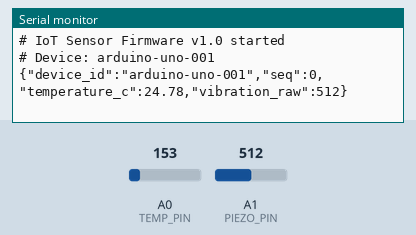
Recording of a sketch running on a simulated Arduino Uno, built with avr-gcc and run on an emulated ATmega328P. Shown: the last lines printed to the serial monitor. Inputs (shaded band) come from the test bench; at power-on: A0 (TEMP_PIN) = 153, A1 (PIEZO_PIN) = 512.

Above: at 1.8 s.
1.9 s: A0 (TEMP_PIN) set to 165
At 2.6 s:
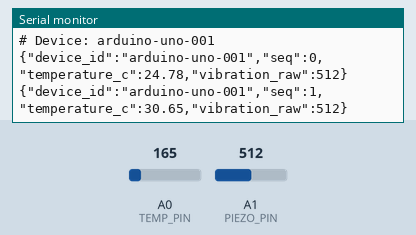
3.4 s: A1 (PIEZO_PIN) set to 716
At 4.7 s:
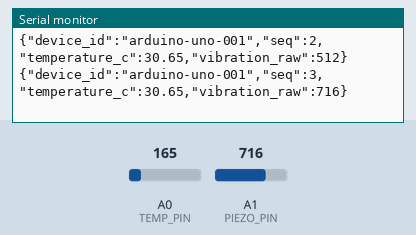
4.9 s: A0 (TEMP_PIN) set to 175
At 5.8 s:
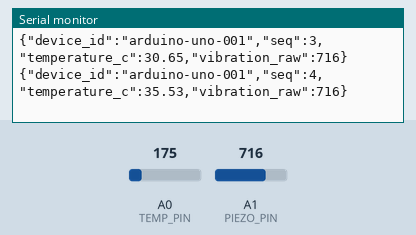
6.4 s: A1 (PIEZO_PIN) set to 900
At 7.6 s:
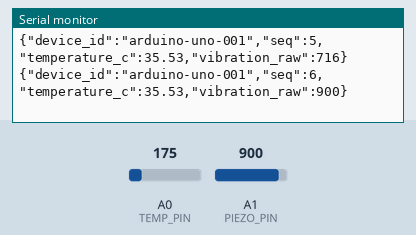
Timing chart, 0 to 8.9 s (numbered marks = the images above; inputs shaded):
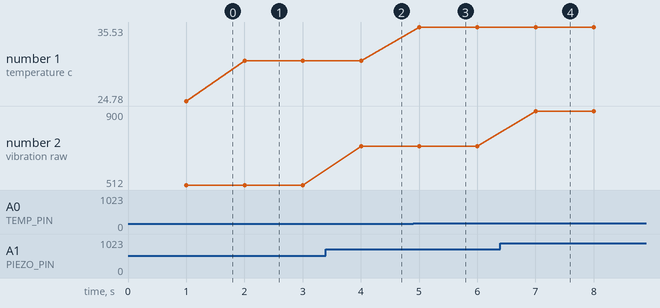

The sketch:

sensor_firmware.ino
```cpp
/*
 * Industrial IoT Sensor Firmware
 * Arduino Uno R3 — TMP36 (temperature) + Piezo (vibration)
 *
 * Reads both sensors and outputs JSON telemetry over serial.
 * A Python bridge on the host PC forwards this to Azure IoT Hub.
 *
 * Wiring:
 *   TMP36: VCC→5V, GND→GND, OUT→A0
 *   Piezo: one leg→A1, other leg→GND (no resistor needed for reading)
 */

const int TEMP_PIN = A0;
const int PIEZO_PIN = A1;
const unsigned long SEND_INTERVAL_MS = 1000;  // 1 reading/sec

// Unique device identifier (change per device)
const char* DEVICE_ID = "arduino-uno-001";

unsigned long lastSendTime = 0;
unsigned long sequenceNum = 0;

void setup() {
  Serial.begin(9600);
  while (!Serial) { ; }

  // Startup message (not JSON — bridge ignores non-JSON lines)
  Serial.println("# IoT Sensor Firmware v1.0 started");
  Serial.print("# Device: ");
  Serial.println(DEVICE_ID);
}

float readTemperatureC() {
  int raw = analogRead(TEMP_PIN);
  float voltage = raw * (5.0 / 1023.0);
  // TMP36: 10mV/°C, 500mV offset at 0°C
  return (voltage - 0.5) * 100.0;
}

int readVibration() {
  // Piezo produces voltage on impact/vibration
  // Read multiple samples over a short window to capture peaks
  int maxVal = 0;
  for (int i = 0; i < 10; i++) {
    int val = analogRead(PIEZO_PIN);
    if (val > maxVal) maxVal = val;
    delayMicroseconds(200);
  }
  return maxVal;
}

void sendTelemetry(float tempC, int vibration) {
  // Output as JSON — one line per reading
  Serial.print("{\"device_id\":\"");
  Serial.print(DEVICE_ID);
  Serial.print("\",\"seq\":");
  Serial.print(sequenceNum);
  Serial.print(",\"temperature_c\":");
  Serial.print(tempC, 2);
  Serial.print(",\"vibration_raw\":");
  Serial.print(vibration);
  Serial.println("}");

  sequenceNum++;
}

void loop() {
  unsigned long now = millis();

  if (now - lastSendTime >= SEND_INTERVAL_MS) {
    lastSendTime = now;

    float tempC = readTemperatureC();
    int vibration = readVibration();

    sendTelemetry(tempC, vibration);
  }
}
```

Measured:
- after the input at 1.9 s, the serial monitor: prints a new line after 0.10 s (image 1)
- after the input at 3.4 s, the serial monitor: prints a new line after 0.60 s (image 2)
- after the input at 4.9 s, the serial monitor: prints a new line after 0.10 s (image 3)
- after the input at 6.4 s, the serial monitor: prints a new line after 0.60 s (image 4)
- plotted number 1: 24.78 → 30.65 after the input at 1.9 s, 30.65 → 35.53 after the input at 4.9 s
- plotted number 2: 512 → 716 after the input at 3.4 s, 716 → 900 after the input at 6.4 s
